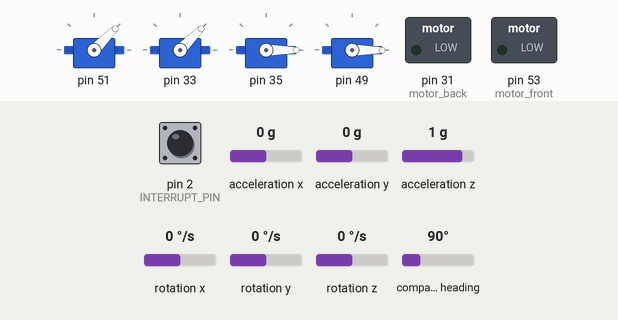
Recording of a sketch running on a simulated Arduino Mega 2560, built with avr-gcc and run on an emulated ATmega2560. Shown: 4 × servo, switched loads named in the sketch (green lamp = pin HIGH). The test bench sets the inputs (shaded band); at power-on: pin 2 (INTERRUPT_PIN) LOW, acceleration x 0 g, acceleration y 0 g, acceleration z 1 g, rotation x 0 °/s, rotation y 0 °/s, rotation z 0 °/s, compass heading 90°. The sensor or clock chip raises its interrupt line as the real part does.

Above: at 0.6 s.
Timing chart, 0 to 2.1 s (numbered marks = the images above):
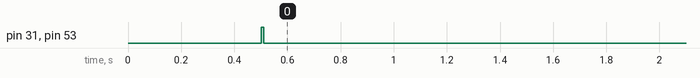

Measured:
- by itself, pin 31 (motor_back), pin 53 (motor_front): HIGH → LOW at 0.51 s

The sketch:

Final.ino
```cpp
//-----------------------------------------------------------------------------------------
//-----------------------------------------------------------------------------------------
//----------------------- LAPIX Crawler MCU Code ------------------------------------------
//-----------------------------------------------------------------------------------------
//-----------------------------------------------------------------------------------------


//Include libraries
//-----------------------------------------------------------------------------------------
#include <AS5600.h>
#include <I2Cdev.h>
#include <MPU6050_6Axis_MotionApps_V6_12.h>
#include <Wire.h>
#include <Servo.h>


//Servo class definition
//-----------------------------------------------------------------------------------------

class _servo
{

    Servo servo; // the servo
    int pos; // current servo position
    int init_pos; // servo initial position
    int taget; // servo target position
    int increment; // increment to move for each interval
    int updateInterval; // interval between updates
    unsigned long lastUpdate; // last update of position

  public:

   _servo(int interval)
    {
      updateInterval = interval;
      increment = 1;
    }

    void Attach(int pin, int init_pos)
    {
      servo.attach(pin);
      servo.write(init_pos);
    }

    void Detach()
    {
      servo.detach();
    }

    void Update(int target)
    {
      if ((millis() - lastUpdate) > updateInterval) // time to update
      {
        lastUpdate = millis();
        servo.write(target);
        pos = target;
      }
    }

};


//Actuators definitions
//-----------------------------------------------------------------------------------------

_servo servo_front(100);
_servo servo_back(100);
_servo servo_pitch(100);
_servo servo_roll(100);

int init_vel = 255;

int vel;
int pos;
int pitch;
int roll;

#define motor_front 53
#define motor_back 31


//AS5600 encoder definition
//-----------------------------------------------------------------------------------------

AS5600 encoder;

long revolutions = 0;   // number of revolutions the encoder has made
double position = 0;    // the calculated value the encoder is at
double lastPosition;
double output;          // raw value from AS5600
long lastOutput;        // last output from AS5600

unsigned long encoder_previous = 0;
unsigned long encoder_now;

float encoder_vel;
double encoder_pos;


//MPU6050 IMU definition
//-----------------------------------------------------------------------------------------

MPU6050 mpu;

#define INTERRUPT_PIN 2  // use pin 2 on Arduino Uno & most boards
bool blinkState = false;

// MPU control/status vars
bool dmpReady = false;  // set true if DMP init was successful
uint8_t mpuIntStatus;   // holds actual interrupt status byte from MPU
uint8_t devStatus;      // return status after each device operation (0 = success, !0 = error)
uint16_t packetSize;    // expected DMP packet size (default is 42 bytes)
uint16_t fifoCount;     // count of all bytes currently in FIFO
uint8_t fifoBuffer[64]; // FIFO storage buffer

// orientation/motion vars
Quaternion q;           // [w, x, y, z]         quaternion container
VectorInt16 aa;         // [x, y, z]            accel sensor measurements
VectorInt16 gy;         // [x, y, z]            gyro sensor measurements
VectorInt16 aaReal;     // [x, y, z]            gravity-free accel sensor measurements
VectorInt16 aaWorld;    // [x, y, z]            world-frame accel sensor measurements
VectorFloat gravity;    // [x, y, z]            gravity vector
float euler[3];         // [psi, theta, phi]    Euler angle container
float ypr[3];           // [yaw, pitch, roll]   yaw/pitch/roll container and gravity vector
float servo_y, servo_p, servo_r;

int j = 0;
float correct;

volatile bool mpuInterrupt = false;     // indicates whether MPU interrupt pin has gone high

void dmpDataReady()
{
  mpuInterrupt = true;
}


//Setup
//-----------------------------------------------------------------------------------------

void setup()
{

  Wire.begin();
  Wire.setClock(400000);
  Serial.begin(115200);

  mpu.initialize();

  pinMode(INTERRUPT_PIN, INPUT);
  devStatus = mpu.dmpInitialize();

  // supply your own gyro offsets here, scaled for min sensitivity
  mpu.setXGyroOffset(51);
  mpu.setYGyroOffset(8);
  mpu.setZGyroOffset(21);
  mpu.setXAccelOffset(1150);
  mpu.setYAccelOffset(-50);
  mpu.setZAccelOffset(1060);

  if (devStatus == 0)
  {
    mpu.CalibrateAccel(6);
    mpu.CalibrateGyro(6);
    mpu.PrintActiveOffsets();
    mpu.setDMPEnabled(true);

    attachInterrupt(digitalPinToInterrupt(INTERRUPT_PIN), dmpDataReady, RISING);
    mpuIntStatus = mpu.getIntStatus();

    dmpReady = true;

    packetSize = mpu.dmpGetFIFOPacketSize();
  }

  servo_front.Attach(51, 45);
  servo_back.Attach(33, 45);
  servo_pitch.Attach(35, 0);
  servo_roll.Attach(49, 0);

  pinMode(motor_front, OUTPUT);
  pinMode(motor_back, OUTPUT);

  analogWrite(motor_front, init_vel);
  analogWrite(motor_back, init_vel);

}


//Loop
//-----------------------------------------------------------------------------------------
void loop()
{

  imu_dmp();
  encoder_output();
  update_actuators();

  /*
  Serial.print("y: ");
  Serial.print(ypr[0]);
  Serial.print("  ");
  Serial.print("p: ");
  Serial.print(ypr[1]);
  Serial.print("  ");
  Serial.print("r: ");
  Serial.print(ypr[2]);
  Serial.print("  ");
  Serial.print("enc_pos: ");
  Serial.print(encoder_pos);
  Serial.print("  ");
  Serial.print("enc_v: ");
  Serial.print(encoder_vel);
  Serial.print("  ");
  Serial.print("ser_pos: ");
  Serial.print(45-pos);
  Serial.print("  ");
  Serial.print("v: ");
  Serial.print(vel);
  Serial.print("  ");
  Serial.println();
  */

}


//Encoder function
//-----------------------------------------------------------------------------------------

void encoder_output()
{

  output = encoder.getPosition();           // get the raw value of the encoder

  if ((lastOutput - output) > 2047 )        // check if a full rotation has been made
    revolutions++;
  if ((lastOutput - output) < -2047 )
    revolutions--;

  position = revolutions * 4096 + output;   // calculate the position the the encoder is at based off of the number of revolutions
  lastOutput = output;   // save the last raw value for the next loop

  encoder_now = millis();
  if (encoder_now - encoder_previous >= 200) {

    encoder_vel = ((position-lastPosition)/(encoder_now-encoder_previous))*14,6555936;
    lastPosition = position;
    encoder_previous = encoder_now;
  }

  encoder_pos = position*360/4094;

  /*
  Serial.print("Position: ");
  Serial.print((position)*360/4094);
  Serial.print(" Speed: ");
  Serial.print(vel);
  Serial.println(" rpm");
  */

}


//IMU function
//-----------------------------------------------------------------------------------------

void imu_dmp()
{
  if (!dmpReady) return;
  if (mpu.dmpGetCurrentFIFOPacket(fifoBuffer)) { // Get the Latest packet


  // display Euler angles in degrees
  mpu.dmpGetQuaternion(&q, fifoBuffer);
  mpu.dmpGetGravity(&gravity, &q);
  mpu.dmpGetYawPitchRoll(ypr, &q, &gravity);

  ypr[0] = ypr[0] * 180 / M_PI;
  ypr[1] = ypr[1] * 180 / M_PI;
  ypr[2] = ypr[2] * 180 / M_PI;

  if (j <= 300)
    {
      correct = ypr[0];
      j++;
    }
    else
    {
      ypr[0] = ypr[0] - correct;
    }

  int servo_y = map(ypr[0], -90, 90, 0, 180);
  int servo_p = map(ypr[1], -90, 90, 0, 180);
  int servo_r = map(ypr[2], -90, 90, 180, 0);

  /*
  Serial.print("ypr\t");
  Serial.print(ypr[0] * 180 / M_PI);
  Serial.print("\t");
  Serial.print(ypr[1] * 180 / M_PI);
  Serial.print("\t");
  Serial.print(ypr[2] * 180 / M_PI);
  Serial.println();
  */

  /*
  mpu.dmpGetAccel(&aa, fifoBuffer);
  Serial.print("\tRaw Accl XYZ\t");
  Serial.print(aa.x);
  Serial.print("\t");
  Serial.print(aa.y);
  Serial.print("\t");
  Serial.print(aa.z);
  mpu.dmpGetGyro(&gy, fifoBuffer);
  Serial.print("\tRaw Gyro XYZ\t");
  Serial.print(gy.x);
  Serial.print("\t");
  Serial.print(gy.y);
  Serial.print("\t");
  Serial.print(gy.z);
  Serial.println();
  */

  }
}


//Actuators function
//-----------------------------------------------------------------------------------------

void update_actuators()
{
  servo_front.Update(45-pos);
  servo_back.Update(45-pos);
  servo_pitch.Update(servo_p);
  servo_roll.Update(servo_r);

  analogWrite(motor_front, vel);
  analogWrite(motor_back, vel);
}
```
